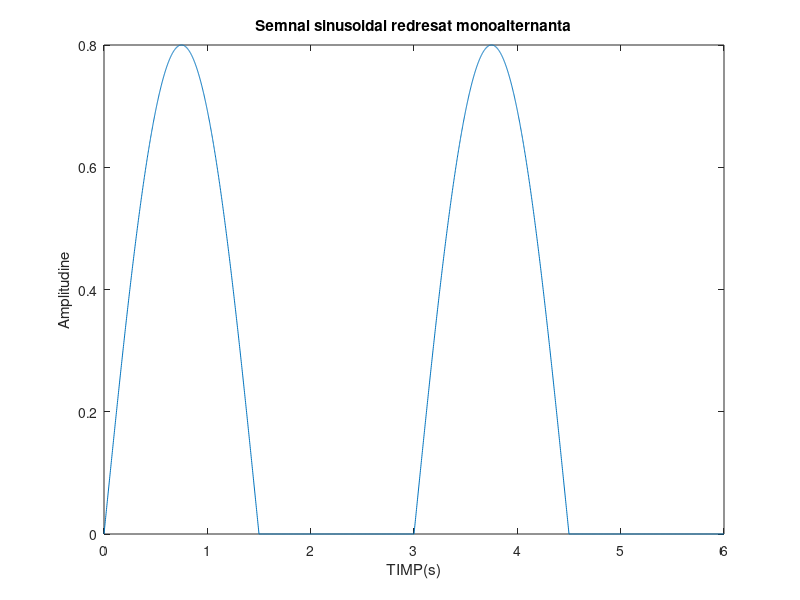
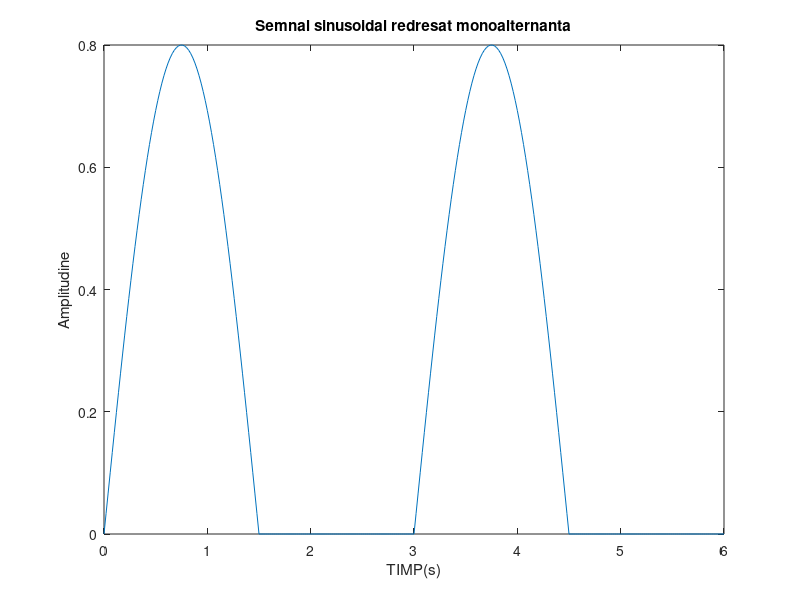
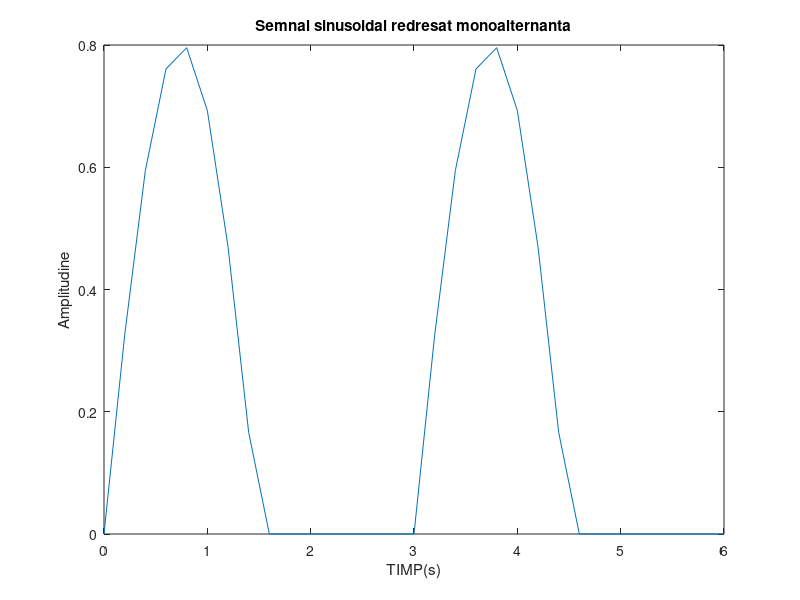

Write the MATLAB code that produced these figures, in order.
figure (1)
%dam valoarea perioadei semnalului
T=3;
%generam axa timp cu pana la 6 secunde, pentru a vizualiza 2 perioade, cu
%rezolutia temporara de 2ms
t=0:0.002:6;
%generam semnalul sinusoidal pentru o amplitudine de 0,8, stiind ca
%pulsatia= 2*pi/T, la care aducam modulul sau pentru obtinerea semnalului
%redresat monoalternanta
%in formula inlocuim amplitudinea cu jumatatea sa, pentru ca atunci cand
%adunam modulul semnalului sa obtinem amplitudinea dorita 
x=0.4*sin(2*pi/T*t)+abs(0.4*sin(2*pi/T*t));
plot(t,x)
xlabel('TIMP(s)')
ylabel('Amplitudine')
title('Semnal sinusoidal redresat monoalternanta')

figure (2)
%dam valoarea perioadei semnalului
T=3;
%generam axa timp cu pana la 6 secunde, pentru a vizualiza 2 perioade, cu
%rezolutia temporara de 20ms
t=0:0.02:6;
%generam semnalul sinusoidal pentru o amplitudine de 0,8, stiind ca
%pulsatia= 2*pi/T, la care aducam modulul sau pentru obtinerea semnalului
%redresat monoalternanta
%in formula inlocuim amplitudinea cu jumatatea sa, pentru ca atunci cand
%adunam modulul semnalului sa obtinem amplitudinea dorita 
x=0.4*sin(2*pi/T*t)+abs(0.4*sin(2*pi/T*t));
plot(t,x)
xlabel('TIMP(s)')
ylabel('Amplitudine')
title('Semnal sinusoidal redresat monoalternanta')

figure (3)
%dam valoarea perioadei semnalului
T=3;
%generam axa timp cu pana la 6 secunde, pentru a vizualiza 2 perioade, cu
%rezolutia temporara de 200ms

t=0:0.2:6;
%generam semnalul sinusoidal pentru o amplitudine de 0,8, stiind ca
%pulsatia= 2*pi/T, la care aducam modulul sau pentru obtinerea semnalului
%redresat monoalternanta
%in formula inlocuim amplitudinea cu jumatatea sa, pentru ca atunci cand
%adunam modulul semnalului sa obtinem amplitudinea dorita
x=0.4*sin(2*pi/T*t)+abs(0.4*sin(2*pi/T*t));
plot(t,x)
xlabel('TIMP(s)')
ylabel('Amplitudine')
title('Semnal sinusoidal redresat monoalternanta')